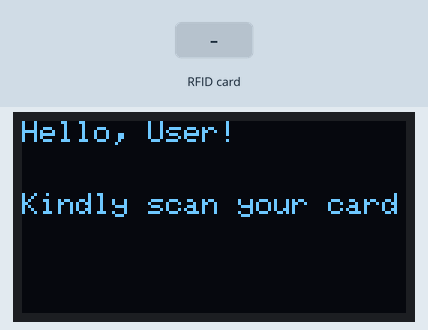
Simulated run of this sketch. Board: ESP32. Parts: 128×64 one-colour display. Inputs (shaded band) come from the test bench. WiFi joins after 1.5 s; servers stay silent unless stated; uploads are accepted with an empty reply; what the sketch prints to the serial monitor is not drawn.

Above: at 3.7 s.
3.8 s: RFID card 5E 7A 19 C4 held to the reader
Timing chart, 0 to 6.8 s (numbered marks = the images above; inputs shaded):
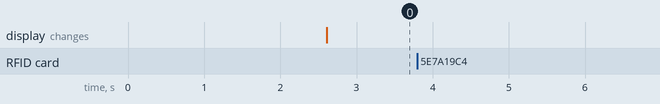

Measured:
- after the input at 3.8 s, every drawn part: stays the same

The sketch:

SmartTrack.ino
```cpp
//RFID-----------------------------
#include <SPI.h>
#include <MFRC522.h>
//ESP32---------------------------
#include <WiFi.h>
#include <WiFiClient.h>
#include <HTTPClient.h>
//************************************************************************
#define SS_PIN  21
#define RST_PIN 22
//************************************************************************
MFRC522 mfrc522(SS_PIN, RST_PIN); // Create MFRC522 instance.
//************************************************************************
#include <Wire.h>
#include <Adafruit_SSD1306.h>
// Set the OLED display address to 0x3C
#define OLED_ADDR   0x3C
// Set the SDA and SCK pin numbers
#define SDA_PIN     5
#define SCK_PIN     4
// Create an instance of the SSD1306 OLED display driver
Adafruit_SSD1306 display(128, 64, &Wire, OLED_ADDR);
//************************************************************************
/* Set these to your desired credentials.*/
const char *ssid = "";
const char *password = "";
const char* device_token  = "";
//************************************************************************
String URL = "http://192.168.56.166/rfidattendance/getdata.php"; //computer IP or the server domain
String getData, Link;
String OldCardID = "";
unsigned long previousMillis = 0;
//************************************************************************
void setup() {
  Serial.begin(115200);
  SPI.begin();
  mfrc522.PCD_Init(); // Init MFRC522 card
    // Start the I2C bus with the specified SDA and SCK pins
  Wire.begin(SDA_PIN, SCK_PIN);
  // Initialize the OLED display
  if(!display.begin(SSD1306_SWITCHCAPVCC, OLED_ADDR)) {
    Serial.println(F("SSD1306 allocation failed"));
    for(;;);
  }
  // Clear the display buffer
  display.clearDisplay();
  //---------------------------------------------
  connectToWiFi();
}
//************************************************************************
void loop() {
  // Draw some text on the display
  display.setTextSize(1);
  display.setTextColor(WHITE);
  display.setCursor(0, 0);
  display.println("Hello, User!");
  display.println("\n");
  display.println("Kindly scan your card");
  // Update the display
  display.display();
  // Wait for a second
  delay(1000);
  display.clearDisplay();
  //check if there's a connection to Wi-Fi or not
  if(!WiFi.isConnected()){
    connectToWiFi();    //Retry to connect to Wi-Fi
  }
  //---------------------------------------------
  if (millis() - previousMillis >= 2000) {
    previousMillis = millis();
    OldCardID="";
  }
  delay(50);
  //---------------------------------------------
  //look for new card
  if ( ! mfrc522.PICC_IsNewCardPresent()) {
    return;//go to to start of loop if there is no card present
  }
  // Select one of the cards
  if ( ! mfrc522.PICC_ReadCardSerial()) {
    return;//if read card serial(0) returns 1, the uid struct contians the ID of the read card.
  }
  String CardID ="";
  for (byte i = 0; i < mfrc522.uid.size; i++) {
    CardID += mfrc522.uid.uidByte[i];
  }
  //---------------------------------------------
  if( CardID == OldCardID ){
    return;
  }
  else{
    OldCardID = CardID;
  }
  //---------------------------------------------
//  Serial.println(CardID);
  SendCardID(CardID);
  delay(1000);
}
//************send the Card UID to the website*************
void SendCardID( String Card_uid ){
  Serial.println("Sending the Card ID");
  if(WiFi.isConnected()){
    HTTPClient http;    //Declare object of class HTTPClient
    //GET Data
    getData = "?card_uid=" + String(Card_uid) + "&device_token=" + String(device_token); // Add the Card ID to the GET array in order to send it
    //GET methode
    Link = URL + getData;
    http.begin(Link); //initiate HTTP request   //Specify content-type header

    int httpCode = http.GET();   //Send the request
    String payload = http.getString();    //Get the response payload

//    Serial.println(Link);   //Print HTTP return code
    Serial.println(httpCode);   //Print HTTP return code
    Serial.println(Card_uid);     //Print Card ID
    Serial.println(payload);    //Print request response payload

    if (httpCode == 200) {
      if (payload.substring(0, 5) == "login") {
        String user_name = payload.substring(5);
    //  Serial.println(user_name);

      }
      else if (payload.substring(0, 6) == "logout") {
        String user_name = payload.substring(6);
    //  Serial.println(user_name);

      }
      else if (payload == "succesful") {

      }
      else if (payload == "available") {

      }
      http.end();  //Close connection
    }
  }
}
//********************connect to the WiFi******************
void connectToWiFi(){
    WiFi.mode(WIFI_OFF);        //Prevents reconnection issue (taking too long to connect)
    delay(1000);
    WiFi.mode(WIFI_STA);
    Serial.print("Connecting to ");
    Serial.println(ssid);
    WiFi.begin(ssid, password);
    while (WiFi.status() != WL_CONNECTED) {
      delay(500);
      Serial.print(".");
    }
    Serial.println("");
    Serial.println("Connected");
    Serial.print("IP address: ");
    Serial.println(WiFi.localIP());  //IP address assigned to your ESP
}
```
